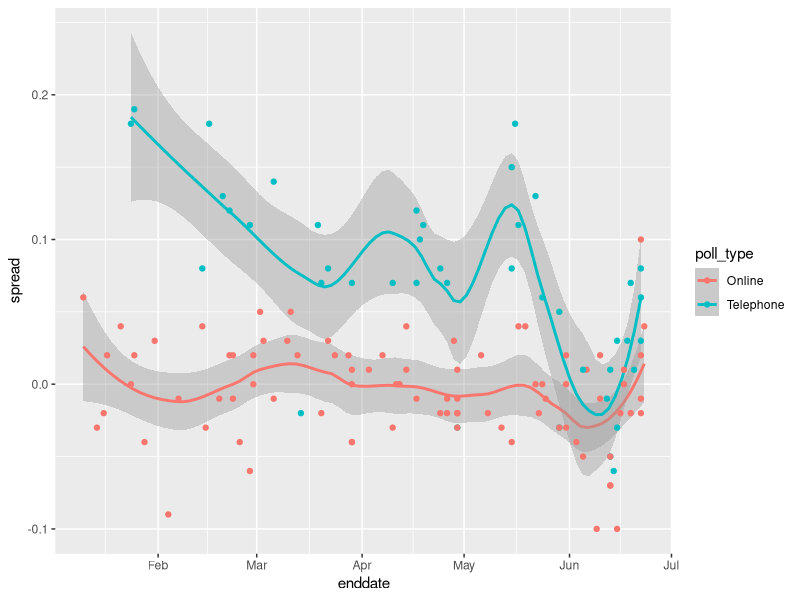
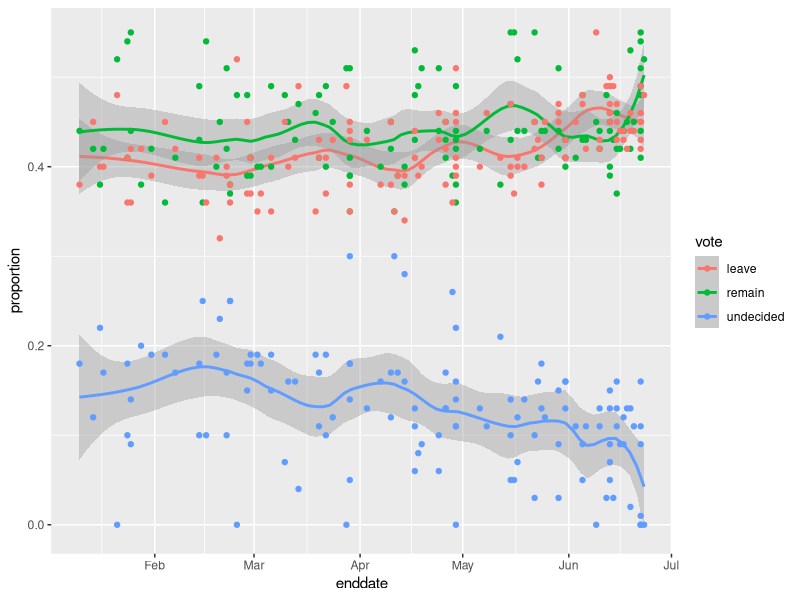
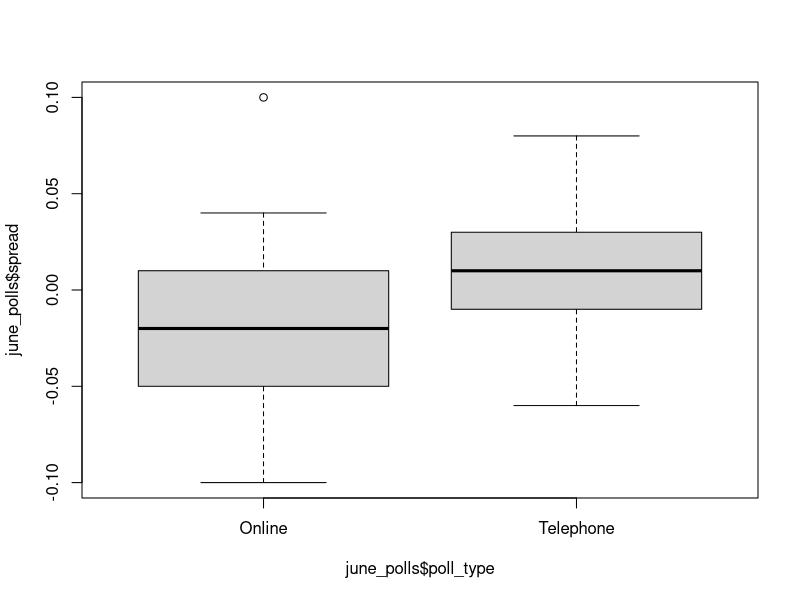

Source code (R) for these figures, in order:
# suggested libraries and options
library(tidyverse)
options(digits = 3)

# load brexit_polls object
library(dslabs)
data(brexit_polls)

p <- 0.481    # official proportion voting "Remain"
d <- 2*p-1    # official spread
Q <- qnorm(1-0.05/2) # 95% CL

brexit_polls %>% ggplot(aes(enddate, spread, color = poll_type)) +
    geom_smooth(method = "loess", span = 0.4) + geom_point()

brexit_long <- brexit_polls %>%
  gather(vote, proportion, "remain":"undecided") %>%
  mutate(vote = factor(vote))
brexit_long %>% ggplot(aes(enddate, proportion, color = vote)) +
  geom_smooth(method = "loess", span = 0.3) + geom_point()
# Exercise 2

brexit_polls <- brexit_polls %>%
  mutate(x_hat = (spread + 1)/2)

head(brexit_polls)
tail(brexit_polls)

june_polls <- brexit_polls %>% filter(enddate >= "2016-06-01")
tail(june_polls)
june_polls <- june_polls %>% mutate(se_x_hat = sqrt(x_hat*(1-x_hat)/samplesize))
tail(june_polls)
june_polls <- june_polls %>% mutate(se_spread = 2*se_x_hat)
tail(june_polls)
june_polls <- june_polls %>% mutate(lower = spread-Q*se_spread, upper = spread+Q*se_spread) 
tail(june_polls)
june_polls <- june_polls %>% mutate(hit = ifelse(lower <= d & upper >= d, 1, 0))
head(june_polls)
june_polls %>% summarize(mean(hit))

test1 <- june_polls %>% mutate(hit1 = ifelse(lower <= 0 & upper >= 0, 1, 0)) %>% summarize(mean(hit1))
test1 
   
test2 <- june_polls %>% mutate(hit2 = ifelse(lower >= 0 & upper >= 0, 1, 0)) %>% summarize(mean(hit2))
test2 
    
test3 <- june_polls %>% group_by(pollster) #%>% arrange(desc(hit))
tail(test3)

june_polls %>% group_by(pollster) %>% summarize(avg = mean(hit), n = n())
boxplot(june_polls$spread~june_polls$poll_type)

combined_by_type <- june_polls %>%
  group_by(poll_type) %>%
  summarize(N = sum(samplesize),
            spread = sum(spread*samplesize)/N,
            p_hat = (spread + 1)/2,
            se_spread = 2*sqrt(p_hat*(1-p_hat)/N),
            lower = spread-Q*se_spread, upper = spread+Q*se_spread,
            diff = upper - lower)
combined_by_type
    
brexit_hit <- brexit_polls %>%
  mutate(p_hat = (spread + 1)/2,
         se_spread = 2*sqrt(p_hat*(1-p_hat)/samplesize),
         spread_lower = spread - qnorm(.975)*se_spread,
         spread_upper = spread + qnorm(.975)*se_spread,
         hit = spread_lower < -0.038 & spread_upper > -0.038) %>%
  select(poll_type, hit)
brexit_hit
tel_hitrate <- sum(brexit_hit$poll_type == "Telephone" & brexit_hit$hit == TRUE) / sum(brexit_hit$poll_type == "Telephone")
onl_hitrate <- sum(brexit_hit$poll_type == "Online" & brexit_hit$hit == TRUE) / sum(brexit_hit$poll_type == "Online")
tel_hitrate
onl_hitrate
sum(brexit_hit$poll_type == "Telephone")
sum(brexit_hit$poll_type == "Telephone" & brexit_hit$hit == TRUE)
sum(brexit_hit$poll_type == "Online")
sum(brexit_hit$poll_type == "Online" & brexit_hit$hit == TRUE)
#two_by_two <- tibble(poll_type = brexit_hit$poll_type, hit = brexit_hit$hit) 
two_by_two <- tibble(
  hit = c(TRUE, FALSE),
  Telephone = c(10, 32),
  Online = c(48, 37)
)
two_by_two
two_by_two %>% select(-hit) %>% chisq.test()
two_by_two[[1,2]]
two_by_two[[2,2]]
sum(two_by_two[[2]])
    
odds_t = (two_by_two[[1,2]] / sum(two_by_two[[2]])) / (two_by_two[[2,2]] / sum(two_by_two[[2]]))
odds_t 
odds_o = (two_by_two[[1,3]] / sum(two_by_two[[3]])) / (two_by_two[[2,3]] / sum(two_by_two[[3]]))
odds_o
odds_o/odds_t

N <- 1500     # Number of voters for exercise 1
N_remain <- p*N
se <- sqrt(p*(1-p)*N)

#brexit_polls <- brexit_polls %>% mutate(x_hat = (spread+1)/2)
#head(brexit_polls)

#brexit_polls %>% summarize(se = 2*sqrt(x_hat*(1-x_hat)/median(samplesize)))
#de <- brexit_polls %>% summarize(d_hat = sum(spread*samplesize)/sum(samplesize)) %>% pull(d_hat)
#xe <- mean(brexit_polls$x_hat)
#sd(brexit_polls$spread)
#sd(brexit_polls$x_hat)

#Q <- qnorm(1-0.05/2)
#X_hat <- brexit_polls[1,"x_hat"] 
#SE_hat <- sqrt(X_hat*(1-X_hat)/brexit_polls[1,"samplesize"])
#ci <- c(X_hat-Q*SE_hat, X_hat + Q*SE_hat)
#ci
